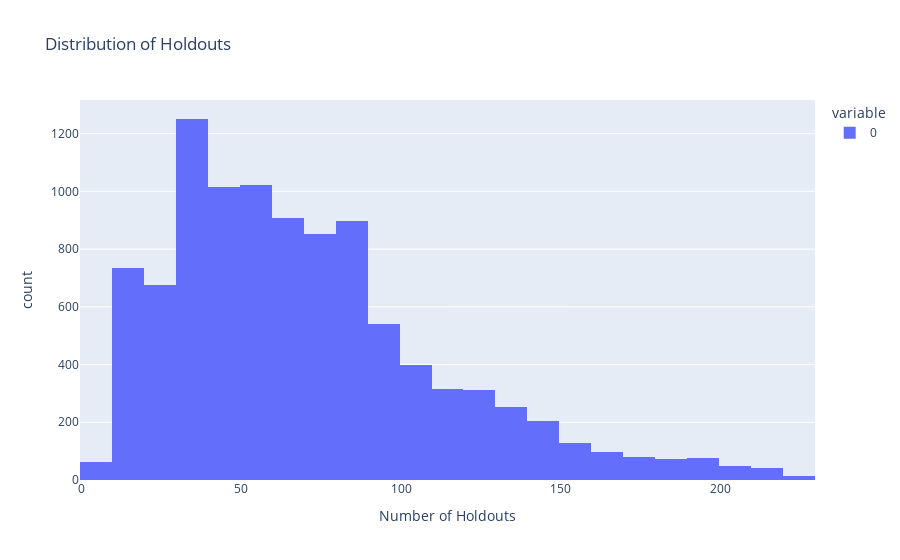
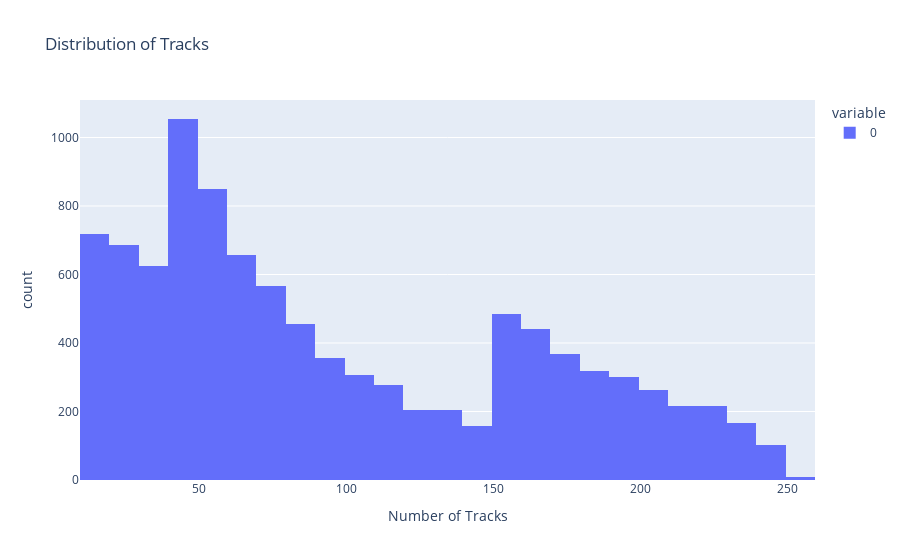
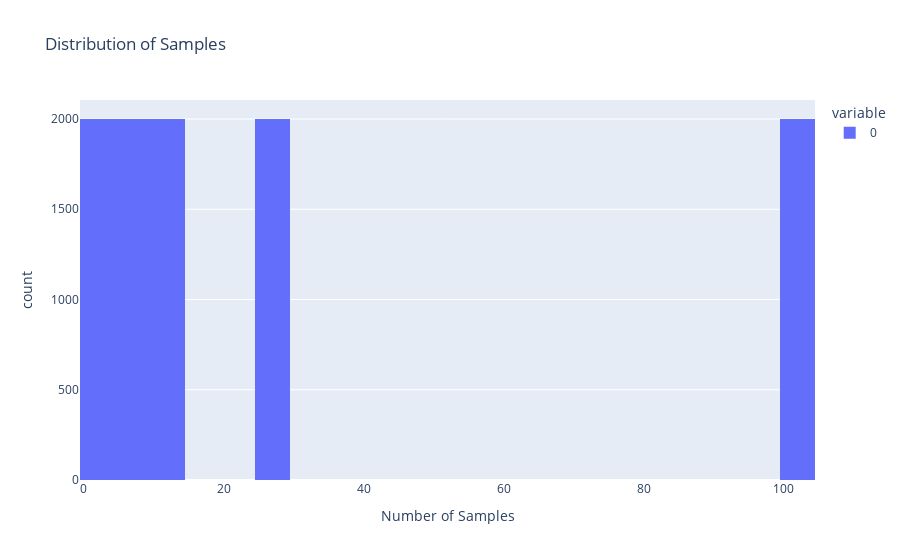

Here is the notebook cell these charts were saved with, in order:
### Code cell
fig1 = px.histogram(holdouts, title='Distribution of Holdouts', labels={'value': 'Number of Holdouts'}, nbins=30)
fig1.show()

fig2 = px.histogram(tracks, title='Distribution of Tracks', labels={'value': 'Number of Tracks'}, nbins=30)
fig2.show()

fig3 = px.histogram(samples, title='Distribution of Samples', labels={'value': 'Number of Samples'}, nbins=30)
fig3.show()

### Figure 1 — Plotly figure (JSON) as saved in the notebook; plotly's stock layout.template omitted (floating-point values rounded to 4 significant figures; data arrays with more than 128 entries replaced by an {"elided": "..."} marker saying what was removed)
{"data": [{"alignmentgroup": "True", "bingroup": "x", "hovertemplate": "variable=0<br>Number of Holdouts=%{x}<br>count=%{y}<extra></extra>", "legendgroup": "0", "marker": {"color": "#636efa", "pattern": {"shape": ""}}, "name": "0", "nbinsx": 30, "offsetgroup": "0", "orientation": "v", "showlegend": true, "type": "histogram", "x": {"elided": "10000 int values"}, "xaxis": "x", "yaxis": "y"}], "layout": {"barmode": "relative", "legend": {"title": {"text": "variable"}, "tracegroupgap": 0}, "title": {"text": "Distribution of Holdouts"}, "xaxis": {"anchor": "y", "domain": [0, 1], "title": {"text": "Number of Holdouts"}}, "yaxis": {"anchor": "x", "domain": [0, 1], "title": {"text": "count"}}}}

### Figure 2 — Plotly figure (JSON) as saved in the notebook; plotly's stock layout.template omitted (floating-point values rounded to 4 significant figures; data arrays with more than 128 entries replaced by an {"elided": "..."} marker saying what was removed)
{"data": [{"alignmentgroup": "True", "bingroup": "x", "hovertemplate": "variable=0<br>Number of Tracks=%{x}<br>count=%{y}<extra></extra>", "legendgroup": "0", "marker": {"color": "#636efa", "pattern": {"shape": ""}}, "name": "0", "nbinsx": 30, "offsetgroup": "0", "orientation": "v", "showlegend": true, "type": "histogram", "x": {"elided": "10000 int values"}, "xaxis": "x", "yaxis": "y"}], "layout": {"barmode": "relative", "legend": {"title": {"text": "variable"}, "tracegroupgap": 0}, "title": {"text": "Distribution of Tracks"}, "xaxis": {"anchor": "y", "domain": [0, 1], "title": {"text": "Number of Tracks"}}, "yaxis": {"anchor": "x", "domain": [0, 1], "title": {"text": "count"}}}}

### Figure 3 — Plotly figure (JSON) as saved in the notebook; plotly's stock layout.template omitted (floating-point values rounded to 4 significant figures; data arrays with more than 128 entries replaced by an {"elided": "..."} marker saying what was removed)
{"data": [{"alignmentgroup": "True", "bingroup": "x", "hovertemplate": "variable=0<br>Number of Samples=%{x}<br>count=%{y}<extra></extra>", "legendgroup": "0", "marker": {"color": "#636efa", "pattern": {"shape": ""}}, "name": "0", "nbinsx": 30, "offsetgroup": "0", "orientation": "v", "showlegend": true, "type": "histogram", "x": {"elided": "10000 int values"}, "xaxis": "x", "yaxis": "y"}], "layout": {"barmode": "relative", "legend": {"title": {"text": "variable"}, "tracegroupgap": 0}, "title": {"text": "Distribution of Samples"}, "xaxis": {"anchor": "y", "domain": [0, 1], "title": {"text": "Number of Samples"}}, "yaxis": {"anchor": "x", "domain": [0, 1], "title": {"text": "count"}}}}
